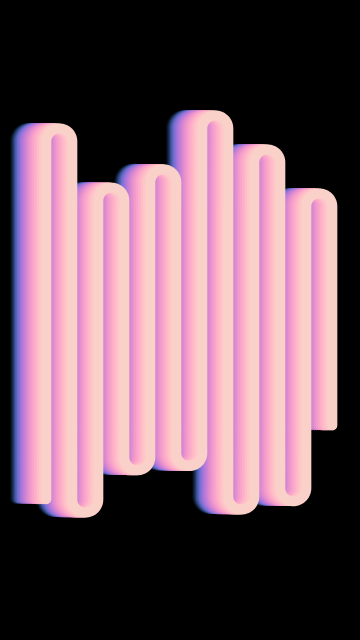
Frame 1 (no input)
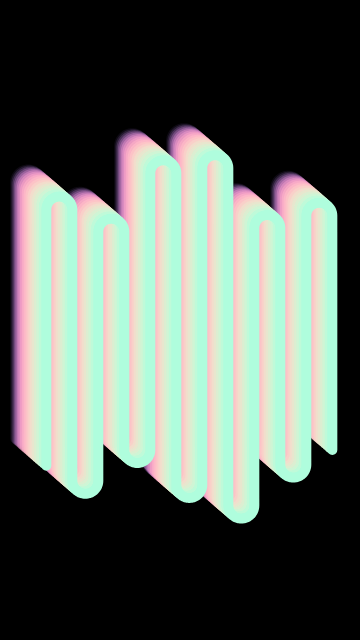
Frame 60 (no input)
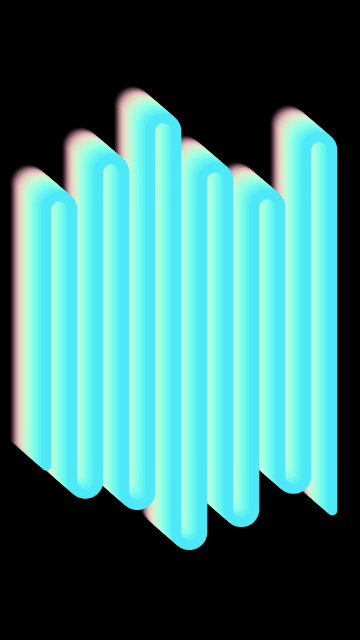
Frame 120 (the mouse pressed at the canvas centre since frame 60)

The p5.js sketch that drew these frames (run headless with seeded random() and noise() and a simulated clock; from frame 60 on, the mouse is pressed at the canvas centre):

// p5.js sketch
// ── sketch.js
// August 2019 -- defining moment, first time trying irridescent colors and to build a rounded curve

let r = 10;
let off;
let inc = Math.PI / 25;
let coloff = 2;
let colsp = 1.0;
let points = [];
let t = 0;

function ease(p, g) {
  if (p < 0.5) return 0.5 * pow(2 * p, g);
  else return 1 - 0.5 * pow(2 * (1 - p), g);
}

function setup() {
  createCanvas(360, 640);
  strokeCap(ROUND);
  strokeJoin(ROUND);
  noFill();
}

const numframes = 6 * 60;
function draw() {
  clear();
  points = [];
  background(0);
  r = 26;
  pr = 100;
  const t = ((frameCount / numframes) % 1) * TWO_PI;
  let offset = 180;
  let corr = sin(t);
  let ox = r - width / 2;
  let oy = 0;

  translate(width / 2 - r / 2, height / 2 - corr * (r / 2));
  for (let j = 0; j < 6; j++) {
    offset -= sin(j * 8 + t) * 60;
    if (j != 0) {
      const prevoffset = offset - sin((j - 2) * 8 + t) * 60;
      for (let i = TWO_PI - PI / 2; i < TWO_PI + PI / 2 + inc; i += inc) {
        let x = ox - r / 2 + 2 * r * j + (r / 2) * sin(i);
        let y = oy + prevoffset + (r / 2) * cos(i);
        points.push(createVector(x, y));
      }
    }
    if (j === 0) {
      for (let i = 0; i < PI + inc; i += inc) {
        let x = ox - r / 2 + 2 * r * j + (r / 2) * sin(TWO_PI + PI / 2);
        let y1 = oy + offset + (r / 2) * cos(TWO_PI + PI / 2);
        let y2 = oy - offset + (r / 2) * cos(TWO_PI - PI / 2);
        let yinc = map(i, 0, PI + inc, 0, 1);
        let y = lerp(y1, y2, yinc);
        points.push(createVector(x, y));
      }
    }
    for (let i = TWO_PI - PI / 2; i > PI / 2 - inc; i -= inc) {
      let x = ox + r / 2 + 2 * r * j + (r / 2) * sin(i);
      let y = oy - offset + (r / 2) * cos(i);
      points.push(createVector(x, y));
    }

    for (let i = 0; i < PI + inc; i += inc) {
      let x = ox + r / 2 + 2 * r * j + (r / 2) * sin(PI / 2);
      let y2 = oy + offset + (r / 2) * cos(TWO_PI + PI / 2);
      let y1 = oy - offset + (r / 2) * cos(TWO_PI - PI / 2);
      let yinc = map(i, 0, PI + inc, 0, 1);
      let y = lerp(y1, y2, yinc);
      // vertex(x,y);
      points.push(createVector(x, y));
    }
  }

  let ind = map(pr, 0, 100, 0, points.length);
  push();
  for (let k = 1; k < TWO_PI / 2.5; k += inc / 1.5) {
    translate(k, corr * k);
    let colr = map(sin(t * colsp + k * coloff), -1, 1, 255, 50, true);
    let colg = map(cos(t * colsp + k * coloff), -1, 1, 120, 255, true);
    let colb = map(sin(t * colsp + k * coloff), -1, 1, 200, 255, true);
    let cola = map(k, 1, TWO_PI / 3, 0, 255);
    strokeWeight(10);
    stroke(colr, colg, colb, cola);
    beginShape();
    points.forEach(pt => vertex(pt.x, pt.y));
    endShape();
  }
  pop();
}
